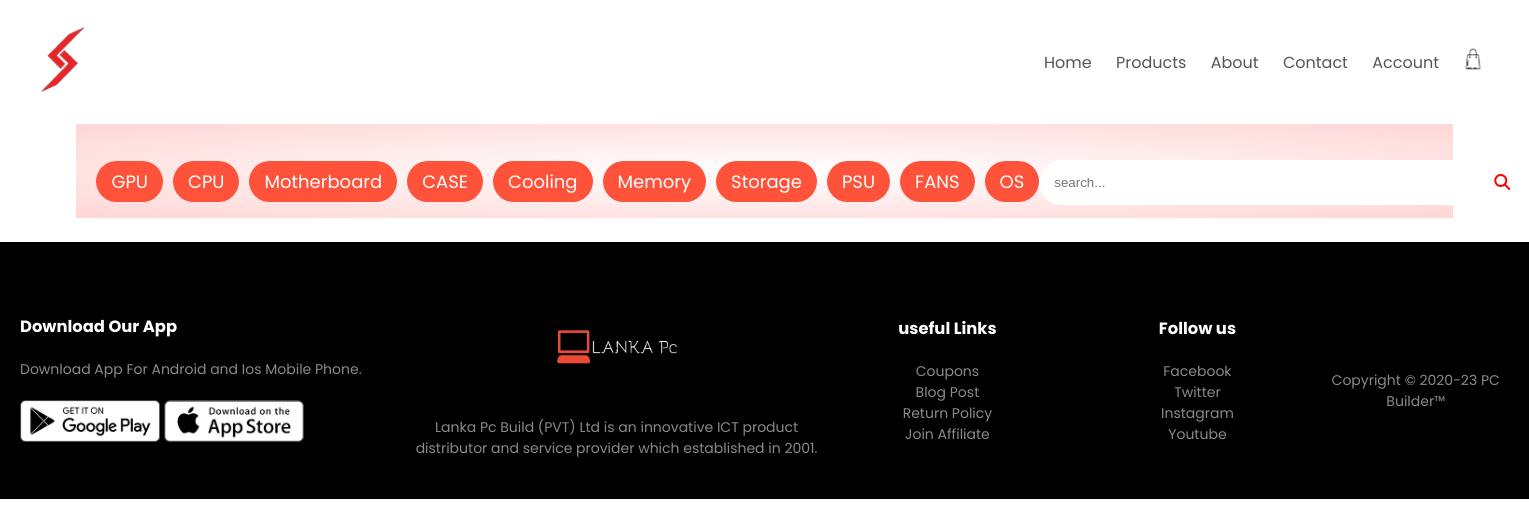
The page /product.php on the database its author committed.
### tables this page shows
CREATE TABLE IF NOT EXISTS `product_category` (
  `category_id` int NOT NULL AUTO_INCREMENT,
  `category_name` varchar(100) NOT NULL,
  `category_status` int NOT NULL,
  PRIMARY KEY (`category_id`)
);

### admin/classs/function.php (called while the page is built, shortened)
<?php
$db = new dbConn();
$conn = $db->getConnection();
class fun {
    function displayCategory() {
        global $conn;
        $query = "SELECT * FROM `product_category` WHERE category_status=1";
        if (mysqli_query($conn, $query)) {
            $ctg_info = mysqli_query($conn, $query);
            return $ctg_info;
        }
    }
}
?>

### product.php (the view, shortened to what this page needs)
<?php
include('admin/classs/function.php');
$shop = new fun();
$category = $shop->displayCategory();
$categories = array();
while ($data = mysqli_fetch_assoc($category)) {
    $categories[] = $data;
}
?>
<!DOCTYPE html>
<html lang="en">
<head>
    <link rel="stylesheet" href="css/product.css">
    <link rel="stylesheet" href="css/style.css">
    <link rel="stylesheet" href="https://cdnjs.cloudflare.com/ajax/libs/font-awesome/5.15.4/css/all.min.css" />
</head>
<body>
    <div class="container-h">
        <div class="navbar-h">
            <div class="logo">
                <a href="index.php"><img src="img/logo1-x2.png"></a>
            </div>
            <nav>
                <ul id="MenuItems">
                    <li><a href="index.php">Home</a></li>
                    <li><a href="product.php?status=categoryView&&id=1">Products</a></li>
                    <li><a href="about.php">About</a></li>
                    <li><a href="contact.php">Contact</a></li>
                    <li><a href="account.php">Account</a></li>
                </ul>
            </nav>
            <a href="addtoCart.php"><img src="img/cart bag.png" width="30px" height="30px"></a>
        </div>
    </div>
    <div class="header">
        <div class="navbar-b">
            <div class="dropdown">
                <div class="shop-category-list">
                    <ul id="side-nav" class="sidebar-nav ">
                        <?php
                        foreach ($categories as $categories) {
                        ?>
                            <li>
                                <section onclick="showProduct('<?php echo $categories['category_name'] ?>')"><a href="product.php?status=categoryView&&id=<?php echo $categories['category_id'] ?>" class="btn btn-<?php echo $categories['category_name'] ?>"><?php echo $categories['category_name'] ?></a></section>
                            </li>
                        <?php } ?>
                    </ul>
                </div>
            </div>
            <div class="search">
                <input type="search" placeholder="search...">
                <i class="fa-solid fa-magnifying-glass"></i>
            </div>
        </div>
    </div>
    <div class="footer">
        <div class="container">
            <div class="row">
                <div class="footer-col-1">
                    <h3>Download Our App</h3>
                    <p>Download App For Android and Ios Mobile Phone.</p>
                    <div class="app-logo">
                        <img src="img/play-store.png" alt="">
                        <img src="img/app-store.png" alt="">
                    </div>
                </div>
                <div class="footer-col-2">
                    <img src="img/logo-color-removebg-preview.png" alt="">
                    <p>Lanka Pc Build (PVT) Ltd is an innovative ICT product distributor and service provider which established in 2001.</p>
                </div>
                <div class="footer-col-3">
                    <h3>useful Links</h3>
                    <ul>
                        <li>Coupons</li>
                        <li>Blog Post</li>
                        <li>Return Policy</li>
                        <li>Join Affiliate</li>
                    </ul>
                </div>
                <div class="footer-col-4">
                    <h3>Follow us</h3>
                    <ul>
                        <li>Facebook</li>
                        <li>Twitter</li>
                        <li>Instagram</li>
                        <li>Youtube</li>
                    </ul>
                </div>
            </div>
            <p class="copyright">Copyright © 2020-23 PC Builder™</p>
        </div>
    </div>
</body>
</html>

### css/product.css (style rules this page uses)
* { margin: 0; padding: 0; box-sizing: border-box; }
.navbar-h { display: flex; align-items: center; margin: 20px; }
nav { flex: 1; text-align: right; }
nav ul { display: inline-block; list-style-type: none; }
nav ul li { display: inline-block; margin-right: 20px; }
a { text-decoration: none; color: #555; }
p { color: #555; }
.container-h { max-width: 1695px; margin: auto; padding-left: 20px; padding-right: 20px; }
.fa-solid { color: red; margin-right: 10px; }
.header { width: 90%; height: 94px; background-color: red; margin-bottom: 16px; margin-left: 5%; padding: 20px; display: flex; flex-direction: column; justify-content: space-between; }
.navbar-b { display: flex; justify-content: space-between; align-items: center; }
.navbar-b ul { display: flex; list-style: none; }
.navbar-b ul li a { text-decoration: none; font-size: 18px; color: white; padding: 7px 15px; cursor: pointer; }
.navbar-b { display: flex; align-items: center; justify-content: space-between; margin-top: -1%; }
.dropdown { border-radius: 15px; }
.sidebar-nav { gap: 10px; }
.shop-category-list ul li { margin-bottom: 1px; }
.search { width: 500px; background-color: white; height: 45px; border-radius: 45px; display: flex; align-items: center; justify-content: space-between; padding: 15px; }
.search input { width: 440px; border: none; outline: none; height: 40px; }
.container { width: 100%; display: flex; justify-content: center; align-items: center; margin-bottom: 20px; margin-left: 5%; }
img { max-width: 90%; max-height: 90%; object-fit: cover; object-position: center; }
.footer { margin-top: 8px; }

### css/style.css (style rules this page uses)
* { margin: 0; padding: 0; box-sizing: border-box; }
body { font-family: 'Poppins', sans-serif; }
nav { flex: 1; text-align: right; }
nav ul { display: inline-block; list-style-type: none; }
nav ul li { display: inline-block; margin-right: 20px; }
a { text-decoration: none; color: #555; }
p { color: #555; }
.container { max-width: 1695px; margin: auto; padding-left: 20px; padding-right: 20px; }
.row { display: flex; align-items: center; flex-wrap: wrap; justify-content: space-around; }
.btn { display: inline-block; background: #ff523b; color: #fff; padding: 8px 30px; margin: 30px 0; border-radius: 30px; transition: background 0.5s; }
.header { background: radial-gradient(#fff,#ffd6d6); }
a { text-decoration: none; }
.footer { background: #000; color: #8a8a8a; font-size: 14px; padding: 60px 0 20px; }
.footer p { color: #8a8a8a; }
.footer h3 { color: #fff; margin-bottom: 20px; }
.footer-col-1, .footer-col-2, .footer-col-3, .footer-col-4 { min-width: 250px; margin-bottom: 20px; }
.footer-col-1 { flex-basis: 30%; }
.footer-col-2 { flex: 1; text-align: center; }
.footer-col-2 img { width: 180px; margin-bottom: 20px; height: 89px; }
.footer-col-3, .footer-col-4 { flex-basis: 12%; text-align: center; }
ul { list-style-type: none; }
.app-logo { margin-top: 20px; }
.app-logo img { width: 140px; }
.copyright { text-align: center; }

### rows shown on the page
product_category: category_name "GPU"
product_category: category_name "CPU"
product_category: category_name "Motherboard"
product_category: category_name "CASE"
product_category: category_name "Cooling"
product_category: category_name "Memory"
product_category: category_name "Storage"
product_category: category_name "PSU"
product_category: category_name "FANS"
product_category: category_name "OS"
